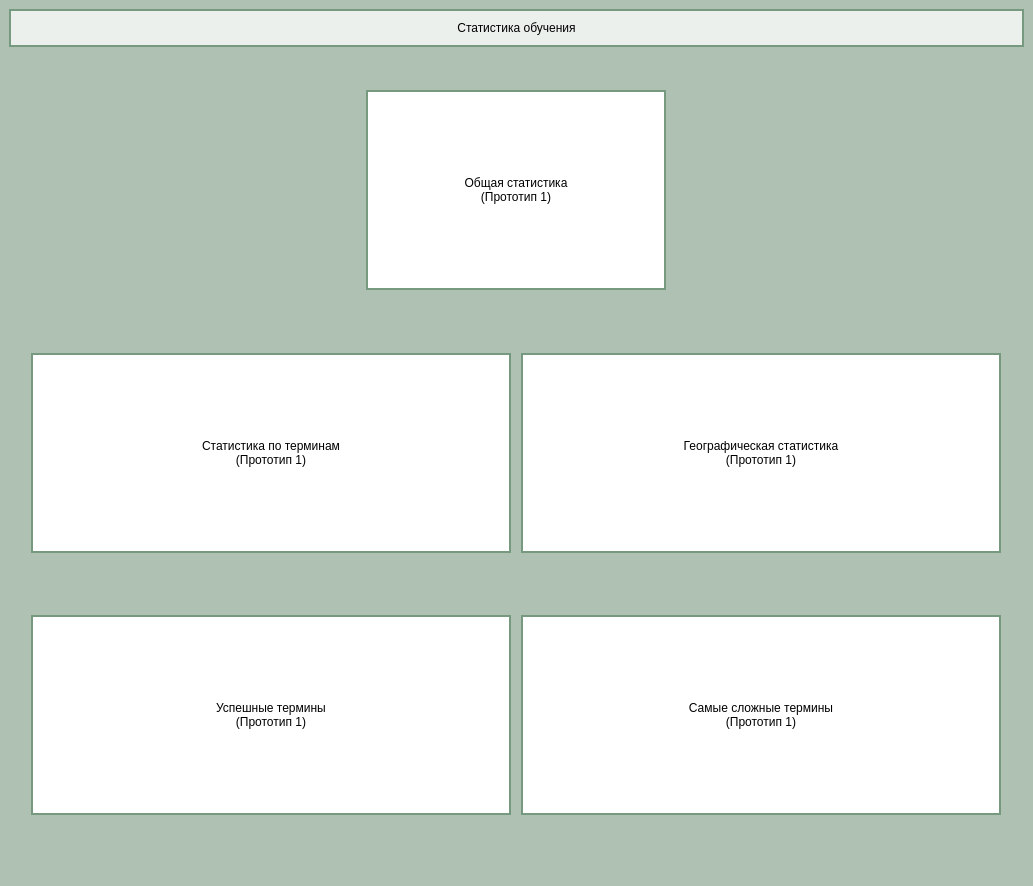
<?xml version="1.0" encoding="UTF-8"?>
<ui version="4.0">
 <class>StatisticsWindow</class>
 <widget class="QMainWindow" name="StatisticsWindow">
  <property name="geometry">
   <rect>
    <x>0</x>
    <y>0</y>
    <width>1033</width>
    <height>886</height>
   </rect>
  </property>
  <property name="windowTitle">
   <string>Статистика</string>
  </property>
  <property name="styleSheet">
   <string notr="true">background-color: #afc1b3;</string>
  </property>
  <widget class="QWidget" name="centralwidget">
   <layout class="QVBoxLayout" name="verticalLayout">
    <item>
     <widget class="QLabel" name="label_title">
      <property name="styleSheet">
       <string notr="true">font: 20pt &quot;Georgia&quot;;
color: black;
background-color: #ebf0ec;
border: 2px solid #77997f;
padding: 10px;</string>
      </property>
      <property name="text">
       <string>Статистика обучения</string>
      </property>
      <property name="alignment">
       <set>Qt::AlignCenter</set>
      </property>
     </widget>
    </item>
    <item>
     <widget class="QStackedWidget" name="stackedWidget">
      <property name="styleSheet">
       <string notr="true">background-color: #afc1b3;</string>
      </property>
      <property name="currentIndex">
       <number>0</number>
      </property>
      <widget class="QWidget" name="page_prototype1">
       <layout class="QVBoxLayout" name="verticalLayout_2">
        <item>
         <widget class="QWidget" name="widget_top_1" native="true">
          <layout class="QHBoxLayout" name="horizontalLayout_top_1">
           <item>
            <widget class="QLabel" name="label_overall_chart_1">
             <property name="minimumSize">
              <size>
               <width>300</width>
               <height>200</height>
              </size>
             </property>
             <property name="maximumSize">
              <size>
               <width>300</width>
               <height>200</height>
              </size>
             </property>
             <property name="styleSheet">
              <string notr="true">border: 2px solid #77997f;
background-color: white;</string>
             </property>
             <property name="text">
              <string>Общая статистика
(Прототип 1)</string>
             </property>
             <property name="alignment">
              <set>Qt::AlignCenter</set>
             </property>
            </widget>
           </item>
          </layout>
         </widget>
        </item>
        <item>
         <widget class="QWidget" name="widget_middle_1" native="true">
          <layout class="QHBoxLayout" name="horizontalLayout_middle_1">
           <item>
            <widget class="QLabel" name="label_terms_chart_1">
             <property name="minimumSize">
              <size>
               <width>480</width>
               <height>200</height>
              </size>
             </property>
             <property name="maximumSize">
              <size>
               <width>480</width>
               <height>200</height>
              </size>
             </property>
             <property name="styleSheet">
              <string notr="true">border: 2px solid #77997f;
background-color: white;</string>
             </property>
             <property name="text">
              <string>Статистика по терминам
(Прототип 1)</string>
             </property>
             <property name="alignment">
              <set>Qt::AlignCenter</set>
             </property>
            </widget>
           </item>
           <item>
            <widget class="QLabel" name="label_geo_chart_1">
             <property name="minimumSize">
              <size>
               <width>480</width>
               <height>200</height>
              </size>
             </property>
             <property name="maximumSize">
              <size>
               <width>480</width>
               <height>200</height>
              </size>
             </property>
             <property name="styleSheet">
              <string notr="true">border: 2px solid #77997f;
background-color: white;</string>
             </property>
             <property name="text">
              <string>Географическая статистика
(Прототип 1)</string>
             </property>
             <property name="alignment">
              <set>Qt::AlignCenter</set>
             </property>
            </widget>
           </item>
          </layout>
         </widget>
        </item>
        <item>
         <widget class="QWidget" name="widget_bottom_1" native="true">
          <layout class="QHBoxLayout" name="horizontalLayout_bottom_1">
           <item>
            <widget class="QLabel" name="label_success_terms_chart_1">
             <property name="minimumSize">
              <size>
               <width>480</width>
               <height>200</height>
              </size>
             </property>
             <property name="maximumSize">
              <size>
               <width>480</width>
               <height>200</height>
              </size>
             </property>
             <property name="styleSheet">
              <string notr="true">border: 2px solid #77997f;
background-color: white;</string>
             </property>
             <property name="text">
              <string>Успешные термины
(Прототип 1)</string>
             </property>
             <property name="alignment">
              <set>Qt::AlignCenter</set>
             </property>
            </widget>
           </item>
           <item>
            <widget class="QLabel" name="label_hardest_chart_1">
             <property name="minimumSize">
              <size>
               <width>480</width>
               <height>200</height>
              </size>
             </property>
             <property name="maximumSize">
              <size>
               <width>480</width>
               <height>200</height>
              </size>
             </property>
             <property name="styleSheet">
              <string notr="true">border: 2px solid #77997f;
background-color: white;</string>
             </property>
             <property name="text">
              <string>Самые сложные термины
(Прототип 1)</string>
             </property>
             <property name="alignment">
              <set>Qt::AlignCenter</set>
             </property>
            </widget>
           </item>
          </layout>
         </widget>
        </item>
       </layout>
      </widget>
      <widget class="QWidget" name="page_prototype2">
       <layout class="QVBoxLayout" name="verticalLayout_3">
        <item>
         <widget class="QWidget" name="widget_columns_2" native="true">
          <layout class="QHBoxLayout" name="horizontalLayout_columns_2">
           <item>
            <widget class="QWidget" name="widget_left_2" native="true">
             <layout class="QVBoxLayout" name="verticalLayout_left_2">
              <item>
               <widget class="QLabel" name="label_chart1_2">
                <property name="minimumSize">
                 <size>
                  <width>400</width>
                  <height>250</height>
                 </size>
                </property>
                <property name="styleSheet">
                 <string notr="true">border: 2px solid #77997f;
background-color: white;</string>
                </property>
                <property name="text">
                 <string>Прогресс обучения
(Прототип 2)</string>
                </property>
                <property name="alignment">
                 <set>Qt::AlignCenter</set>
                </property>
               </widget>
              </item>
              <item>
               <widget class="QLabel" name="label_chart2_2">
                <property name="minimumSize">
                 <size>
                  <width>400</width>
                  <height>250</height>
                 </size>
                </property>
                <property name="styleSheet">
                 <string notr="true">border: 2px solid #77997f;
background-color: white;</string>
                </property>
                <property name="text">
                 <string>Еженедельная активность
(Прототип 2)</string>
                </property>
                <property name="alignment">
                 <set>Qt::AlignCenter</set>
                </property>
               </widget>
              </item>
             </layout>
            </widget>
           </item>
           <item>
            <widget class="QWidget" name="widget_right_2" native="true">
             <layout class="QVBoxLayout" name="verticalLayout_right_2">
              <item>
               <widget class="QLabel" name="label_chart3_2">
                <property name="minimumSize">
                 <size>
                  <width>400</width>
                  <height>250</height>
                 </size>
                </property>
                <property name="styleSheet">
                 <string notr="true">border: 2px solid #77997f;
background-color: white;</string>
                </property>
                <property name="text">
                 <string>Распределение по темам
(Прототип 2)</string>
                </property>
                <property name="alignment">
                 <set>Qt::AlignCenter</set>
                </property>
               </widget>
              </item>
              <item>
               <widget class="QLabel" name="label_chart4_2">
                <property name="minimumSize">
                 <size>
                  <width>400</width>
                  <height>250</height>
                 </size>
                </property>
                <property name="styleSheet">
                 <string notr="true">border: 2px solid #77997f;
background-color: white;</string>
                </property>
                <property name="text">
                 <string>Сравнение результатов
(Прототип 2)</string>
                </property>
                <property name="alignment">
                 <set>Qt::AlignCenter</set>
                </property>
               </widget>
              </item>
             </layout>
            </widget>
           </item>
          </layout>
         </widget>
        </item>
        <item>
         <widget class="QLabel" name="label_bottom_2">
          <property name="minimumSize">
           <size>
            <width>0</width>
            <height>150</height>
           </size>
          </property>
          <property name="styleSheet">
           <string notr="true">border: 2px solid #77997f;
background-color: white;</string>
          </property>
          <property name="text">
           <string>Сводная статистика
(Прототип 2)</string>
          </property>
          <property name="alignment">
           <set>Qt::AlignCenter</set>
          </property>
         </widget>
        </item>
       </layout>
      </widget>
      <widget class="QWidget" name="page_prototype3">
       <layout class="QVBoxLayout" name="verticalLayout_4">
        <item>
         <widget class="QWidget" name="widget_top_3" native="true">
          <layout class="QHBoxLayout" name="horizontalLayout_top_3">
           <item>
            <widget class="QLabel" name="label_main_chart_3">
             <property name="minimumSize">
              <size>
               <width>600</width>
               <height>300</height>
              </size>
             </property>
             <property name="styleSheet">
              <string notr="true">border: 2px solid #77997f;
background-color: white;</string>
             </property>
             <property name="text">
              <string>Основные показатели
(Прототип 3)</string>
             </property>
             <property name="alignment">
              <set>Qt::AlignCenter</set>
             </property>
            </widget>
           </item>
           <item>
            <widget class="QWidget" name="widget_side_3" native="true">
             <layout class="QVBoxLayout" name="verticalLayout_side_3">
              <item>
               <widget class="QLabel" name="label_metric1_3">
                <property name="minimumSize">
                 <size>
                  <width>200</width>
                  <height>140</height>
                 </size>
                </property>
                <property name="styleSheet">
                 <string notr="true">border: 2px solid #77997f;
background-color: white;</string>
                </property>
                <property name="text">
                 <string>Темп обучения
(Прототип 3)</string>
                </property>
                <property name="alignment">
                 <set>Qt::AlignCenter</set>
                </property>
               </widget>
              </item>
              <item>
               <widget class="QLabel" name="label_metric2_3">
                <property name="minimumSize">
                 <size>
                  <width>200</width>
                  <height>140</height>
                 </size>
                </property>
                <property name="styleSheet">
                 <string notr="true">border: 2px solid #77997f;
background-color: white;</string>
                </property>
                <property name="text">
                 <string>Точность
(Прототип 3)</string>
                </property>
                <property name="alignment">
                 <set>Qt::AlignCenter</set>
                </property>
               </widget>
              </item>
             </layout>
            </widget>
           </item>
          </layout>
         </widget>
        </item>
        <item>
         <widget class="QWidget" name="widget_bottom_3" native="true">
          <layout class="QHBoxLayout" name="horizontalLayout_bottom_3">
           <item>
            <widget class="QLabel" name="label_mini1_3">
             <property name="minimumSize">
              <size>
               <width>250</width>
               <height>200</height>
              </size>
             </property>
             <property name="styleSheet">
              <string notr="true">border: 2px solid #77997f;
background-color: white;</string>
             </property>
             <property name="text">
              <string>Последние тесты
(Прототип 3)</string>
             </property>
             <property name="alignment">
              <set>Qt::AlignCenter</set>
             </property>
            </widget>
           </item>
           <item>
            <widget class="QLabel" name="label_mini2_3">
             <property name="minimumSize">
              <size>
               <width>250</width>
               <height>200</height>
              </size>
             </property>
             <property name="styleSheet">
              <string notr="true">border: 2px solid #77997f;
background-color: white;</string>
             </property>
             <property name="text">
              <string>Рекомендации
(Прототип 3)</string>
             </property>
             <property name="alignment">
              <set>Qt::AlignCenter</set>
             </property>
            </widget>
           </item>
           <item>
            <widget class="QLabel" name="label_mini3_3">
             <property name="minimumSize">
              <size>
               <width>250</width>
               <height>200</height>
              </size>
             </property>
             <property name="styleSheet">
              <string notr="true">border: 2px solid #77997f;
background-color: white;</string>
             </property>
             <property name="text">
              <string>Цели
(Прототип 3)</string>
             </property>
             <property name="alignment">
              <set>Qt::AlignCenter</set>
             </property>
            </widget>
           </item>
          </layout>
         </widget>
        </item>
       </layout>
      </widget>
     </widget>
    </item>
    <item>
     <widget class="QWidget" name="widget_controls" native="true">
      <layout class="QHBoxLayout" name="horizontalLayout_controls"/>
     </widget>
    </item>
   </layout>
  </widget>
 </widget>
 <resources/>
 <connections/>
</ui>
